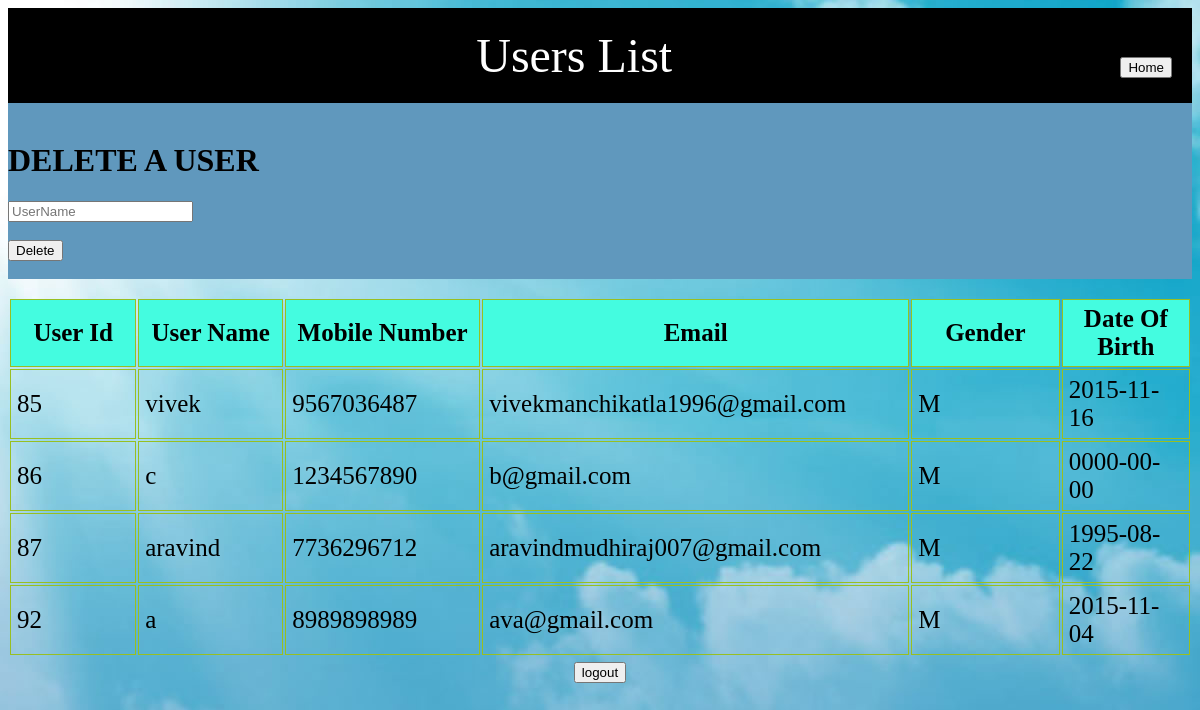
/displayallusers.php, run on the app's committed database.
### tables this page shows
CREATE TABLE `userInfo` (
  `id` int(11) NOT NULL,
  `username` varchar(30) NOT NULL,
  `password` varchar(30) NOT NULL,
  `mobile` text,
  `email` varchar(40) DEFAULT NULL,
  `gender` char(1) NOT NULL,
  `bday` date NOT NULL
);

### displayallusers.php (the view, shortened to what this page needs)
<!doctype html>
<html>
<head>
</head>
<body>
   <div id="header"> Users List
  <form id="qw" action="admin.php" method="post">
        <input type="submit" value="Home">
      </form>
</div>
<div id=content1>
    <br>
<form action="deleteuser.php" method="post">
<h1>DELETE A USER</h1>
<input type="text" name="username" placeholder="UserName"><br><br>
<input type="submit" value="Delete">
</form>
<br>
</div>
</body>
</html>
<?php
$servername='localhost';
$username='root';
$password='root';
$dbname='userDb';
$conn = mysqli_connect($servername,$username,$password,$dbname);
if(!$conn)
{
    echo "not connected";
}
else
{
    $sql="select * from userInfo";
    $result=mysqli_query($conn,$sql);
    if(mysqli_num_rows($result)>0)
    {
        $x=1;
        while($row=mysqli_fetch_assoc($result))
                {
                    if($x==1)
                    {
                    echo "<table id=values>";
                    echo "<th>"."User Id"."</th>"."<th>"."User Name"."</th>"."<th>"."Mobile Number"."</th>"."<th>"."Email"."</th>"."<th>"."Gender"."</th>"."<th>"."Date Of Birth"."</th>"."<br>" ;
                    $x++;
                    }
                       echo "<tr id=row>"   ;
                       echo "<td>".$row["id"]."</td>"."<td>".$row["username"]."</td>"."<td>".$row["mobile"]."</td>"."<td>".$row["email"]."</td>"."<td>".$row["gender"]."</td>"."<td>".$row["bday"]."</td>";
                       echo "</tr>";
                }
                 echo "</table>";
    }
    else
    {
        echo "<h1> NO USERS FOUND</H1><br>";
    }
    echo "<div id=footer> <form action=index.php>
    <input type=submit value=logout>
   </form></div>";
}
?>

### displayallusers.php (style rules this page uses)
#footer { color:white; clear:both; text-align:center; padding:5px; }
#header { background-color:black; color:white; text-align:center; padding:20px; font-size: 3em; }
th { height: 50px; border: 1px solid #98bf21; background-color: #44FCE0; text-align: center; padding:5px; width:6%; font-size: 25px; }
td { border: 1px solid #98bf21; color:black; text-align: left; padding:6px; width:5%; font-size: 25px; }
body { background: url("images/users.jpg"); }
#qw { float: right; }
#content1 { background:#6098BD; color:black; }

### data on the page
userinfo: shows "User Id", id "85", username "vivek", mobile "9567036487", email "vivekmanchikatla1996@gmail.com", gender "M", bday "2015-11-16"
userinfo: id "86", username "c", mobile "1234567890", email "b@gmail.com", gender "M", bday "0000-00-00"
userinfo: id "87", username "aravind", mobile "7736296712", email "aravindmudhiraj007@gmail.com", gender "M", bday "1995-08-22"
userinfo: id "92", username "a", mobile "8989898989", email "ava@gmail.com", gender "M", bday "2015-11-04"
